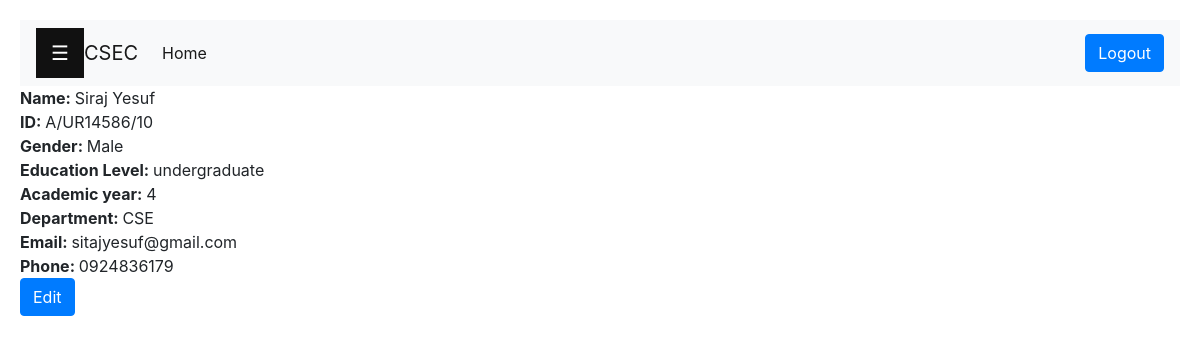
The app's page /member/profile.php (signed in) with its own data.
### tables this page shows
CREATE TABLE `users` (
  `firstName` varchar(200) NOT NULL,
  `lastName` varchar(200) NOT NULL,
  `id` varchar(200) NOT NULL,
  `gender` enum('Male','Female') NOT NULL,
  `education` enum('undergraduate','postgraduate') NOT NULL,
  `academicYear` int(11) NOT NULL,
  `department` varchar(200) NOT NULL,
  `email` varchar(200) NOT NULL,
  `phone` varchar(200) NOT NULL,
  `CPD` enum('yes','no','append') DEFAULT 'no',
  `CBD` enum('yes','no','append') DEFAULT 'no',
  `DD` enum('yes','no','append') DEFAULT 'no',
  `entryYear` date DEFAULT NULL,
  `roll` enum('president','vice president','cpd head','cbd head','dd head','member','not member') DEFAULT 'not member',
  `password` varchar(200) NOT NULL
);

### member/profile.php (the view, shortened to what this page needs)
<!DOCTYPE html>
<html lang="en">
<head>
    <link href="../bootstrap-4/dist/css/bootstrap.min.css" rel="stylesheet">
    <link rel="stylesheet" href="../css/president.css">
</head>
<body>
    <div id="main">
        <nav class="navbar navbar-expand-lg navbar-light bg-light">
            <button class="openbtn" onclick="openNav()">&#9776;</button>
            <a class="navbar-brand" href="index.php">CSEC</a>
            <div class="collapse navbar-collapse" id="navbarTogglerDemo02">
                <ul class="navbar-nav mr-auto mt-2 mt-lg-0">
                    <li class="nav-item active">
                        <a class="nav-link" href="index.php">Home <span class="sr-only">(current)</span></a>
                    </li>
                </ul>
                <a href="logout.php"><button type="button" class="btn btn-primary">Logout</button></a>
            </div>
        </nav>
        <div class="profile">
            <?php
                include 'db_connection.php';
                $id = $_SESSION['id'];
                $sql = "SELECT * FROM `users` WHERE ID = '$id' LIMIT 1";
                $result = $conn->query($sql);
                if($result->num_rows > 0){
                    $row = mysqli_fetch_assoc($result);
                    echo "<b>Name:  </b>".$row['firstName']."  ".$row['lastName']." <br>";
                    echo "<b>ID:  </b>".$row['id']."<br>";
                    echo "<b>Gender:  </b>".$row['gender']."<br>";
                    echo "<b>Education Level:  </b>".$row['education']."<br>";
                    echo "<b>Academic year:  </b>".$row['academicYear']."<br>";
                    echo "<b>Department:  </b>".$row['department']."<br>";
                    echo "<b>Email:  </b>".$row['email']."<br>";
                    echo "<b>Phone:  </b>".$row['phone']."<br>";
                }
            ?>
            <a href="edit_profile.php"><button type="button" class="btn btn-primary">Edit</button></a>
        </div>
    </div>
</body>
</html>

### css/president.css (style rules this page uses)
.openbtn { font-size: 20px; cursor: pointer; background-color: #111; color: white; padding: 10px 15px; border: none; }
#main { transition: margin-left .5s; padding: 20px; }

### records on screen
users: firstName "Siraj", lastName "Yesuf", id "A/UR14586/10", gender "Male", education "undergraduate", academicYear "4", department "CSE", email "sitajyesuf@gmail.com", phone "0924836179"
